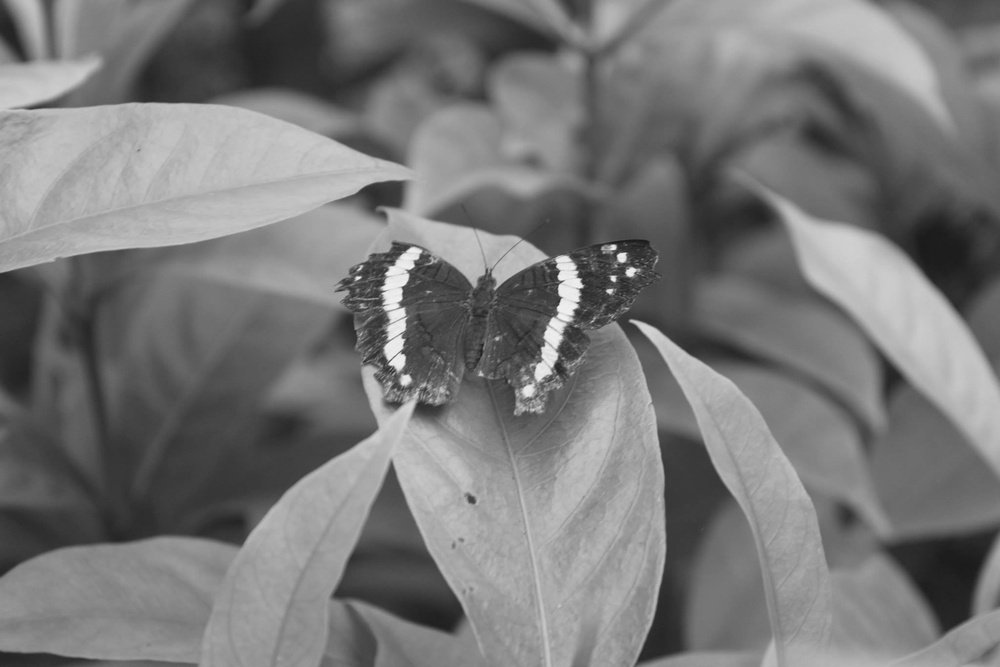
#> input picture computerPhotography/assignment5/test_image.jpg, 1000 x 667 px, shrunk from 2048 x 1366 before the run
$ python edges.py   (Python 2 division)
#> lines starting #> are read from the running program, lines starting #| are printed output that depends on the picture
# ASSIGNMENT 5
# Jonathan Hudgins (jhudgins8)
# GTID: 903050550
# edge detection

import cv2
import numpy as np
import scipy.signal
import scipy.ndimage

def gaussian(sigma, size):
    m = np.zeros((size, size))
    m[size/2, size/2] = 1
    return scipy.ndimage.gaussian_filter(m, sigma)

if __name__ == '__main__':
    source = cv2.imread('test_image.jpg', cv2.IMREAD_GRAYSCALE)
#> source is the input picture: shape (667, 1000); min 25, max 245, mean 120.3
    kernels = [
            np.matrix([ [0, -1, 0],
                        [-1, 2, 0],
                        [0, 0, 0]]),

            np.matrix([ [-1, -1, 0],
                        [-1,  3, 0],
                        [0, 0, 0]]),

            np.matrix([ [-1, -2, 0],
                        [-2, 5, 0],
                        [0, 0, 0]]),
            ]

    gaussian_settings = [   (1, 3),
                    (.5, 3),
                    (2, 3),
                    (1, 5),
                    (2, 5),
                    (.5, 5),
                    (1, 7),
                    (.5, 7),
                    (2, 7),
                ]

    thresholds = [.04, .05, .07, .1]
    """
    for threshold in thresholds:
        for idx, kernel in enumerate(kernels):
            for gaussian_setting in gaussian_settings:
    """
    for threshold in [0.05]:
        for idx, kernel in enumerate(kernels):
            for gaussian_setting in [(1, 7)]:
                g = gaussian(*gaussian_setting)
                smooth_edge_kernel = scipy.signal.convolve2d(g, kernel, mode='same', boundary='wrap')
                gradient = scipy.signal.convolve2d(source, smooth_edge_kernel, mode='same', boundary='wrap')
                gradient_from_median = np.absolute(gradient - np.median(gradient))
                gradient_normalized = gradient_from_median / gradient_from_median.max()
                # cv2.imwrite('gradient-k{}-g{}-{}.png'.format(idx, gaussian_setting[0], gaussian_setting[1]), (gradient_normalized * 255).astype(np.uint8))

                edges = np.maximum(np.minimum((gradient_normalized - threshold) * 255 * 255, 255), 0)
                cv2.imwrite('edges-k{}-g{}-{}-t{}.png'.format(idx, gaussian_setting[0], gaussian_setting[1], threshold), edges)
#> this loop made 1 pass
#> pass 1, `cv2.imwrite('edges-k{}-g{}-{}-t{}.png'.format(idx, gaussian_setting[0]..`:
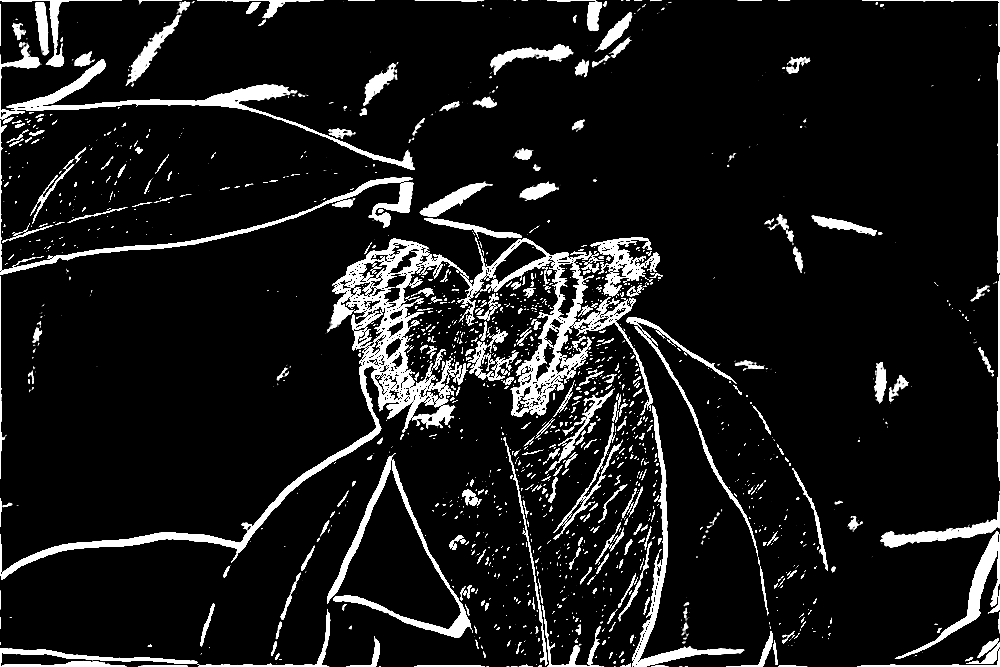
#> saved as edges-k0-g1-7-t0.05.png: shape (667, 1000); min 0, max 255, mean 26
#> pass 1, `cv2.imwrite('edges-k{}-g{}-{}-t{}.png'.format(idx, gaussian_setting[0]..`:
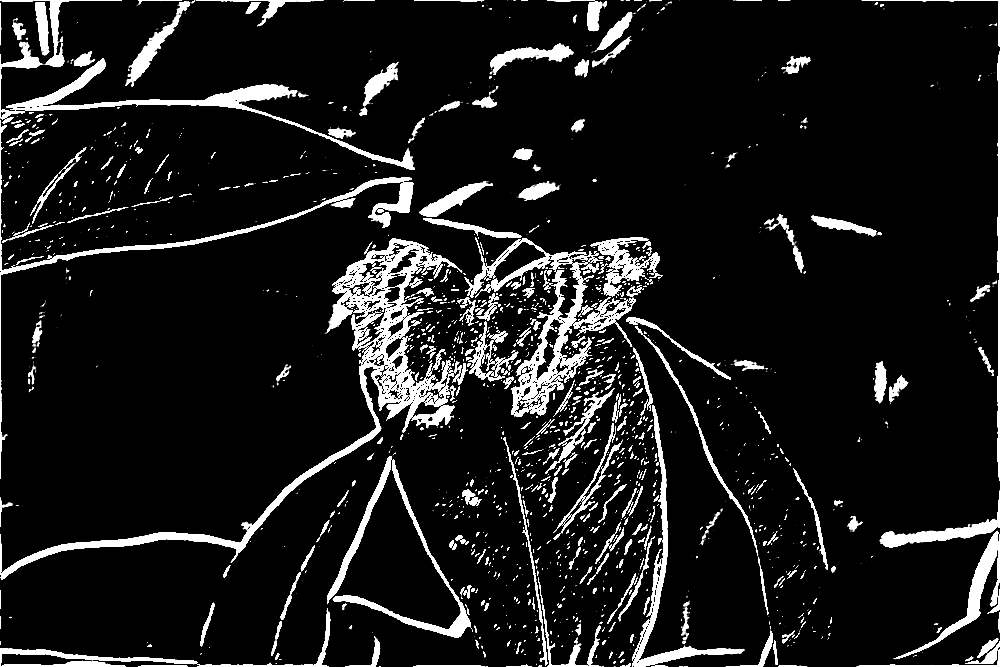
#> saved as edges-k1-g1-7-t0.05.png: shape (667, 1000); min 0, max 255, mean 27.1
#> after the loop:
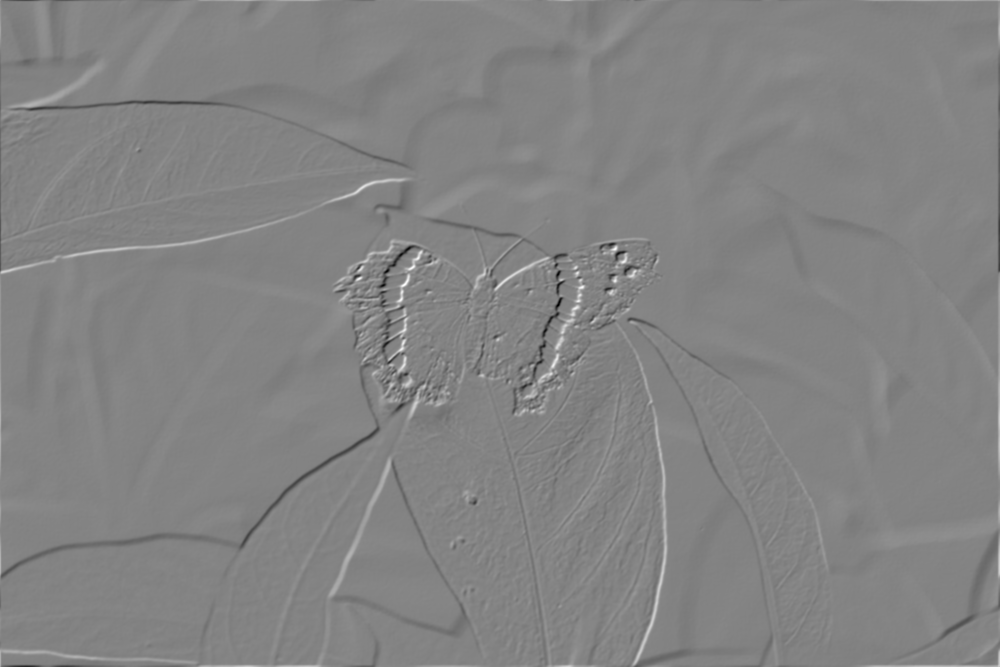
#> gradient: shape (667, 1000) float64; min -250.5, max 235.1, mean 0; drawn with min black and max white

    img_smoothed = cv2.GaussianBlur(source, (7, 7), 1)
    img_smoothed_edges = cv2.Canny(img_smoothed, 15, 45, L2gradient=True)
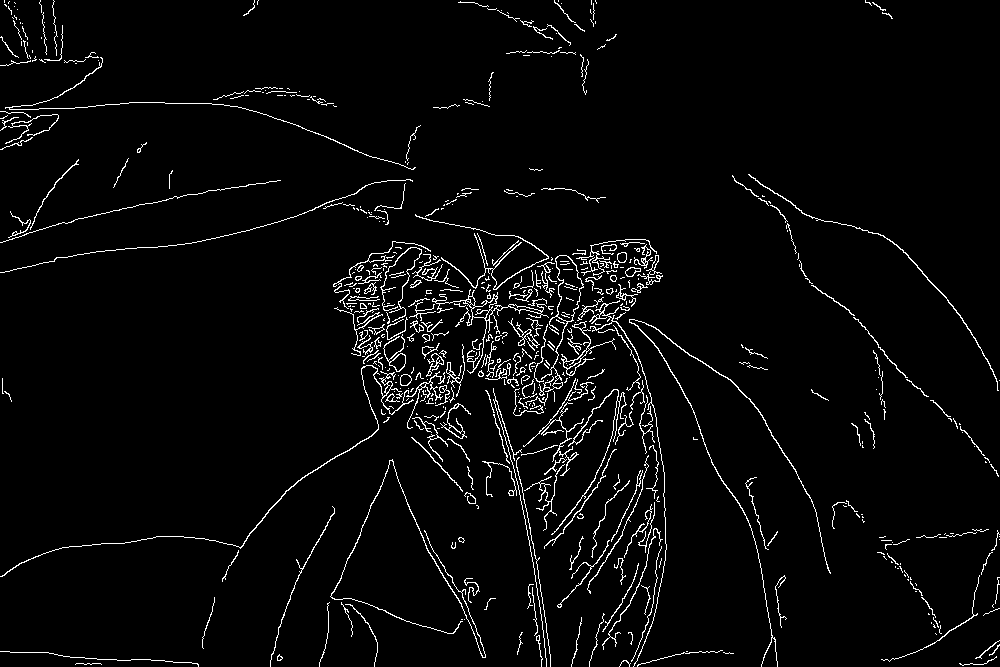
#> img_smoothed_edges: shape (667, 1000); 3.5% white in thin lines or dots
    cv2.imwrite('canny.png', img_smoothed_edges)


    # threshold=0.05, kernels[1], gaussian 1, 7
